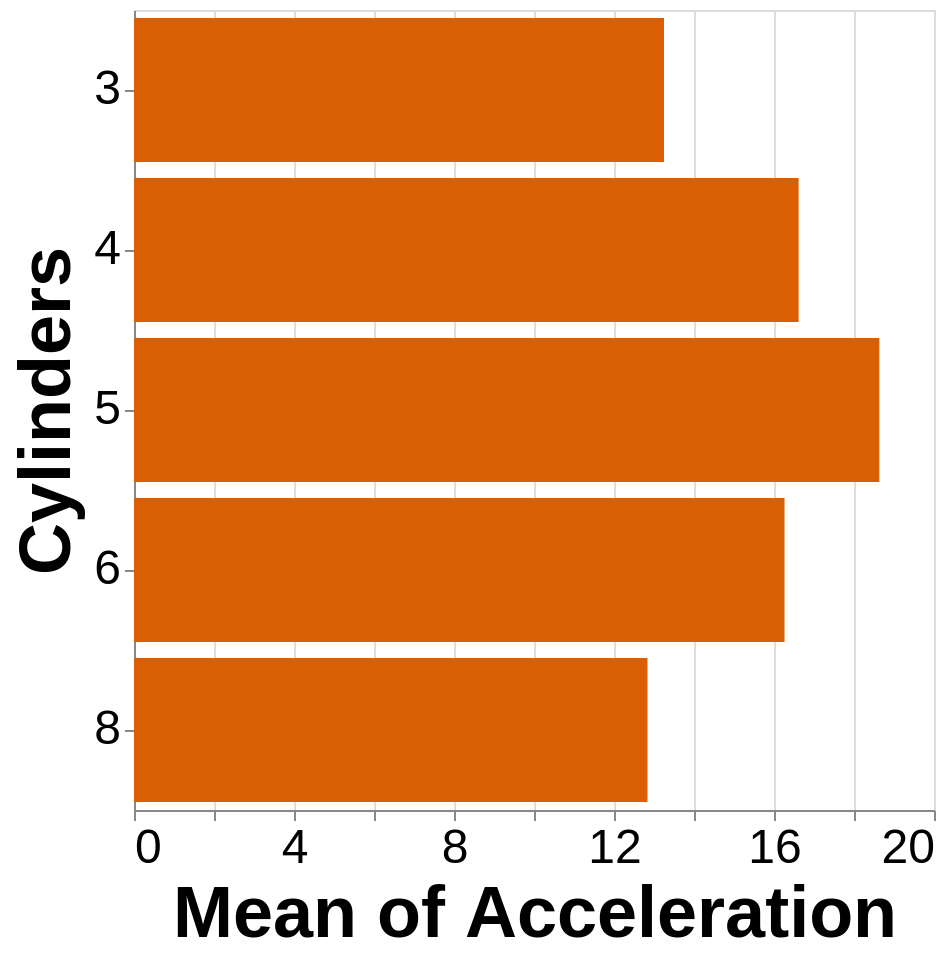

Describe this chart as a Vega-Lite specification.
### Vega-Lite specification from a JSON file in a GitHub repository (floating-point values rounded to 4 significant figures; data arrays with more than 128 entries replaced by an {"elided": "..."} marker saying what was removed)
{"config": {"view": {}, "mark": {}, "axis": {"labelFontSize": 24, "titleFontSize": 36}}, "data": {"values": {"elided": "406 records"}}, "mark": {"type": "bar", "color": "#d95f02"}, "encoding": {"x": {"type": "quantitative", "aggregate": "mean", "field": "Acceleration"}, "y": {"type": "ordinal", "field": "Cylinders"}}, "height": 400, "width": 400, "$schema": "https://vega.github.io/schema/vega-lite/v5.json"}
